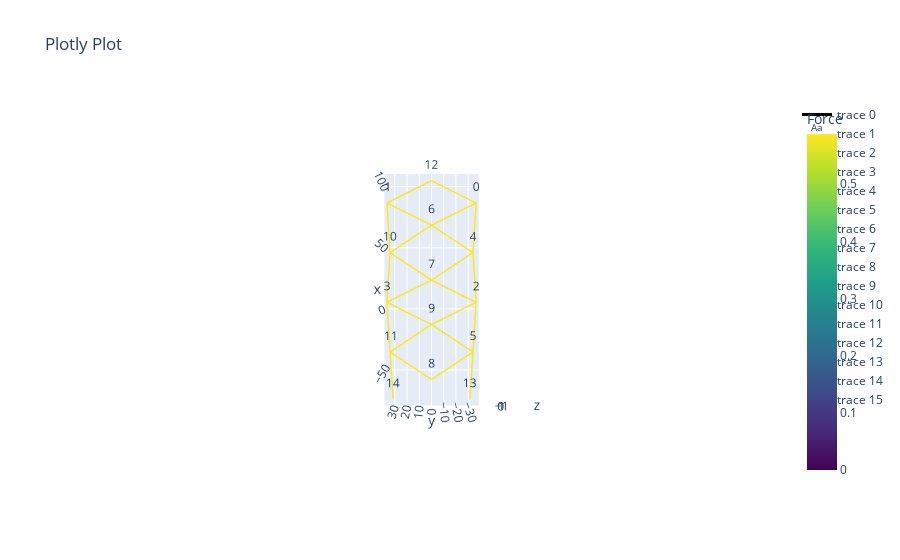

Notebook code for this chart:
### Code cell
# net.initialize_shape_optimizer(function_type = 'no optimization',  method = 'L-BFGS-B', params = None)
# net.initialize_shape_optimizer(function_type = 'standard',  method = 'L-BFGS-B',options ={"maxiter": 10000, "maxfun": 1500000, "maxls": 5000})
net.initialize_shape_optimizer(function_type = 'standard',  method = 'Gauss-Seidel',options ={"maxiter": 10000, "damping": .1, "correction_scalar": 1., "tol": 1e-6})
# net.initialize_shape_optimizer(function_type = 'standard',  method = 'trust-constr')
# net.initialize_shape_optimizer(function_type = 'sigmoid',  method = 'L-BFGS-B', params = {'a': 4, 'b': -1})
net.optimize_vertices()
net.net_plot(color=True, plot_type='optimized', elables=False, vlabels = True)

tikz_text = net.tikz_string(net.vertices_optimized[...,:2], net.edges, labels = True, rotate_label = rotate_angle, font_scale = font_scale)
with open("tikz_tensegrity2.tex", "w") as f:
    f.write("\n".join(tikz_text))

### Figure 1 — Plotly figure (JSON) as saved in the notebook; plotly's stock layout.template omitted (floating-point values rounded to 4 significant figures)
{"data": [{"line": {"color": [0.5879, 0.5879, 0, 0.5879, 0.5879, 0, 0.5879, 0.5879, 0, 0.5879, 0.5879, 0, 0.5879, 0.5879, 0, 0.5879, 0.5879, 0, 0.5879, 0.5879, 0, 0.5879, 0.5879, 0, 0.5879, 0.5879, 0, 0.5879, 0.5879, 0, 0.5879, 0.5879, 0, 0.5879, 0.5879, 0, 0.5879, 0.5879, 0, 0.5879, 0.5879, 0, 0.5879, 0.5879, 0, 0.5879, 0.5879, 0, 0.5879, 0.5879, 0, 0.5879, 0.5879, 0, 0.5879, 0.5879, 0, 0.5879, 0.5879, 0, 0.5879, 0.5879, 0, 0.5879, 0.5879, 0, 0.5879, 0.5879, 0, 0.5879, 0.5879, 0], "colorbar": {"title": {"text": "Force"}}, "colorscale": [[0, "#440154"], [0.1111, "#482878"], [0.2222, "#3e4989"], [0.3333, "#31688e"], [0.4444, "#26828e"], [0.5556, "#1f9e89"], [0.6667, "#35b779"], [0.7778, "#6ece58"], [0.8889, "#b5de2b"], [1, "#fde725"]], "showscale": true, "width": 3}, "mode": "lines", "type": "scatter3d", "x": [68.37, 86.52, null, 86.52, 104.7, null, 86.52, 45.93, null, -73.8, -35.23, null, 5.354, 45.93, null, 5.354, -35.23, null, 5.354, 23.48, null, 5.354, -12.76, null, 45.93, 68.37, null, 45.93, 23.48, null, -35.23, -57.71, null, -35.23, -12.76, null, 86.51, 68.37, null, 68.37, 45.93, null, 86.51, 104.7, null, -57.71, -35.23, null, 23.48, 45.93, null, 5.35, 23.48, null, -12.76, -35.23, null, 5.35, -12.76, null, 86.51, 45.93, null, 5.35, 45.93, null, -73.8, -35.23, null, 5.35, -35.23, null], "y": [0.002265, -36.38, null, -36.38, 0.004232, null, -36.38, -33.9, null, -31.31, -33.88, null, -36.4, -33.9, null, -36.4, -33.88, null, -36.4, -0.0002005, null, -36.4, -0.002165, null, -33.9, 0.002265, null, -33.9, -0.0002005, null, -33.88, -0.004521, null, -33.88, -0.002165, null, 36.38, 0.002265, null, 0.002265, 33.9, null, 36.38, 0.004232, null, -0.004521, 33.88, null, -0.0002005, 33.9, null, 36.4, -0.0002005, null, -0.002165, 33.88, null, 36.4, -0.002165, null, 36.38, 33.9, null, 36.4, 33.9, null, 31.31, 33.88, null, 36.4, 33.88, null], "z": [0, 0, null, 0, 0, null, 0, 0, null, 0, 0, null, 0, 0, null, 0, 0, null, 0, 0, null, 0, 0, null, 0, 0, null, 0, 0, null, 0, 0, null, 0, 0, null, 0, 0, null, 0, 0, null, 0, 0, null, 0, 0, null, 0, 0, null, 0, 0, null, 0, 0, null, 0, 0, null, 0, 0, null, 0, 0, null, 0, 0, null, 0, 0, null]}, {"mode": "text", "text": ["0"], "type": "scatter3d", "x": [86.52], "y": [-36.38], "z": [0]}, {"mode": "text", "text": ["1"], "type": "scatter3d", "x": [86.51], "y": [36.38], "z": [0]}, {"mode": "text", "text": ["2"], "type": "scatter3d", "x": [5.354], "y": [-36.4], "z": [0]}, {"mode": "text", "text": ["3"], "type": "scatter3d", "x": [5.35], "y": [36.4], "z": [0]}, {"mode": "text", "text": ["4"], "type": "scatter3d", "x": [45.93], "y": [-33.9], "z": [0]}, {"mode": "text", "text": ["5"], "type": "scatter3d", "x": [-35.23], "y": [-33.88], "z": [0]}, {"mode": "text", "text": ["6"], "type": "scatter3d", "x": [68.37], "y": [0.002265], "z": [0]}, {"mode": "text", "text": ["7"], "type": "scatter3d", "x": [23.48], "y": [-0.0002005], "z": [0]}, {"mode": "text", "text": ["8"], "type": "scatter3d", "x": [-57.71], "y": [-0.004521], "z": [0]}, {"mode": "text", "text": ["9"], "type": "scatter3d", "x": [-12.76], "y": [-0.002165], "z": [0]}, {"mode": "text", "text": ["10"], "type": "scatter3d", "x": [45.93], "y": [33.9], "z": [0]}, {"mode": "text", "text": ["11"], "type": "scatter3d", "x": [-35.23], "y": [33.88], "z": [0]}, {"mode": "text", "text": ["12"], "type": "scatter3d", "x": [104.7], "y": [0.004232], "z": [0]}, {"mode": "text", "text": ["13"], "type": "scatter3d", "x": [-73.8], "y": [-31.31], "z": [0]}, {"mode": "text", "text": ["14"], "type": "scatter3d", "x": [-73.8], "y": [31.31], "z": [0]}], "layout": {"scene": {"aspectmode": "data", "camera": {"eye": {"x": 0, "y": 0, "z": 15}}}, "title": {"text": "Plotly Plot"}}}
